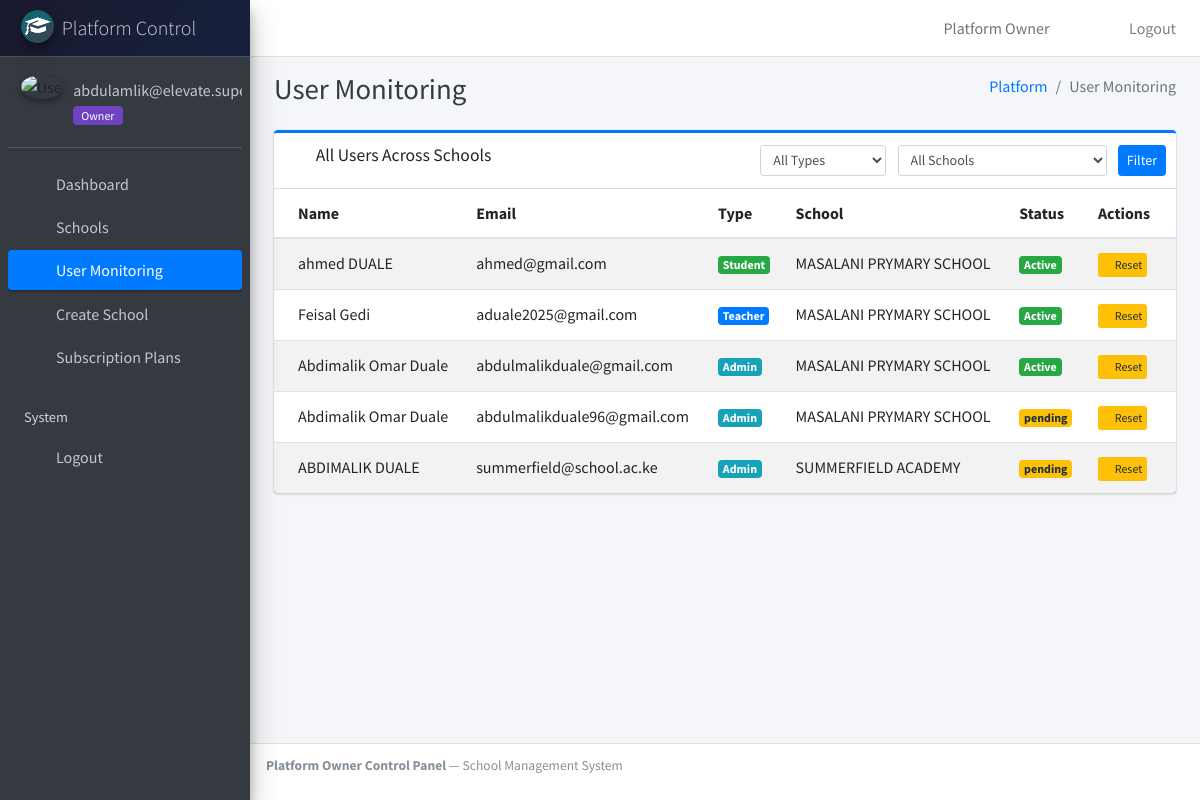
Before: /superadmin/users/ (signed in) with the older database file.
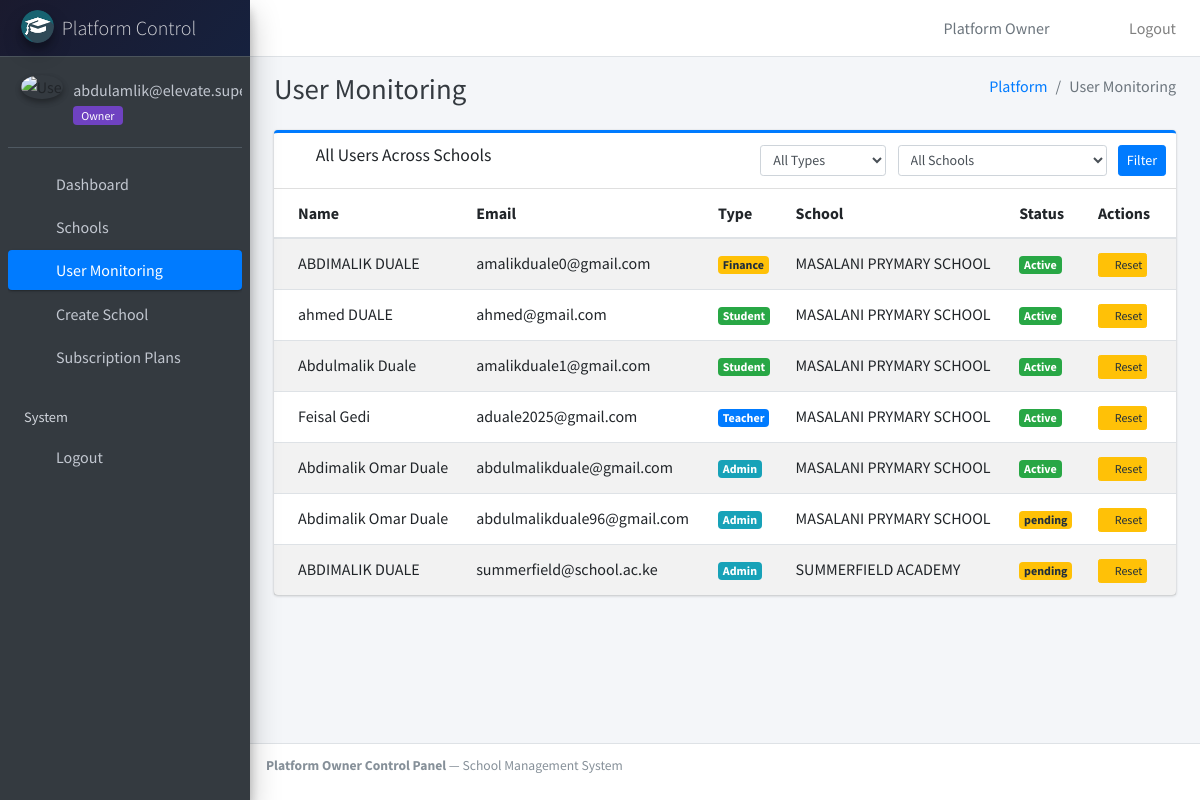
After: the same page with the newer database file.
### main_app/models.py (models this page shows, shortened)
class CustomUser(AbstractUser):
    USER_TYPE = (
        (0, "Super Admin"),  # Platform owner - no school, manages all schools
        (1, "HOD"),          # School Admin
        (2, "Staff"),        # Teacher
        (3, "Student"),
        (4, "Parent"),
        (5, "Finance Officer"),
        (6, "Admission Officer"),
    )
    GENDER = [("M", "Male"), ("F", "Female")]
    username = None  # Removed username, using email instead
    email = models.EmailField(unique=True)
    user_type = models.CharField(default=1, choices=USER_TYPE, max_length=1)
    school = models.ForeignKey(
        School,
        on_delete=models.CASCADE,
        null=True,
        blank=True,
        related_name='users',
        help_text="Null for Super Admin; required for all other roles"
    )
    gender = models.CharField(max_length=1, choices=GENDER)
    profile_pic = models.ImageField(blank=True, null=True)
    address = models.TextField()
    phone_number = models.CharField(max_length=15, blank=True, null=True, help_text="Phone number in format: 254712345678")
    fcm_token = models.TextField(default="")  # For firebase notifications
    email_verified = models.BooleanField(default=True, help_text="False for new school admins until they verify")
    created_at = models.DateTimeField(auto_now_add=True)
    updated_at = models.DateTimeField(auto_now=True)
    USERNAME_FIELD = "email"
    REQUIRED_FIELDS = []
    objects = CustomUserManager()

class School(models.Model):
    STATUS_CHOICES = (
        ('pending', 'Pending Approval'),
        ('approved', 'Approved'),
        ('rejected', 'Rejected'),
        ('suspended', 'Suspended'),
    )
    name = models.CharField(max_length=200)
    code = models.CharField(max_length=20, unique=True, help_text="Unique code e.g., SCH001, used for subdomain")
    email = models.EmailField(blank=True, null=True)
    phone = models.CharField(max_length=20, blank=True, null=True)
    address = models.TextField(blank=True, null=True)
    logo = models.ImageField(upload_to='schools/', blank=True, null=True)
    subscription_plan = models.ForeignKey(
        SubscriptionPlan,
        on_delete=models.SET_NULL,
        null=True,
        blank=True,
        related_name='schools',
        help_text="Plan controls student/teacher limits"
    )
    status = models.CharField(
        max_length=20,
        choices=STATUS_CHOICES,
        default='pending',
        help_text="Only approved schools can access the system"
    )
    is_active = models.BooleanField(default=True)
    created_at = models.DateTimeField(auto_now_add=True)
    updated_at = models.DateTimeField(auto_now=True)
    class Meta:
        ordering = ['name']
        verbose_name = "School"
        verbose_name_plural = "Schools"

### main_app/super_admin_views.py (the view)
    def wrapper(request, *args, **kwargs):
        if not request.user.is_authenticated:
            return redirect('login_page')
        if str(request.user.user_type) != '0' and not request.user.is_superuser:
            return HttpResponseForbidden("Insufficient Permissions - Super Admin only")
        return view_func(request, *args, **kwargs)

### main_app/context_processors.py (called while the page is built)
def notification_context(request):
    if request.user.is_authenticated:
        school = getattr(request, 'school', None)
        qs = Notification.objects.filter(recipient=request.user)
        if school:
            qs = qs.filter(Q(school=school) | Q(school__isnull=True))
        else:
            qs = qs.filter(school__isnull=True)
        notifications = qs.order_by("-created_at")[:10]
        unread_count = qs.filter(is_read=False).count()
        return {
            "notifications": notifications,
            "unread_notifications_count": unread_count,
        }
    return {}

### main_app/super_admin_views.py (called while the page is built)
def super_admin_required(view_func):
    def wrapper(request, *args, **kwargs):
        if not request.user.is_authenticated:
            return redirect('login_page')
        if str(request.user.user_type) != '0' and not request.user.is_superuser:
            return HttpResponseForbidden("Insufficient Permissions - Super Admin only")
        return view_func(request, *args, **kwargs)
    return wrapper

### main_app/templates/super_admin_template/super_admin_user_monitoring.html (shortened to what this page needs)
{% extends 'super_admin_template/super_admin_base.html' %}
{% load static %}
{% block content_title %}User Monitoring{% endblock content_title %}
{% block breadcrumb %}User Monitoring{% endblock breadcrumb %}
{% block content %}
<div class="row">
    <div class="col-12">
        <div class="card card-outline card-primary">
            <div class="card-header">
                <h3 class="card-title"><i class="fas fa-users mr-2"></i>All Users Across Schools</h3>
                <div class="card-tools">
                    <form method="get" class="form-inline d-inline">
                        <select name="type" class="form-control form-control-sm mr-2">
                            <option value="">All Types</option>
                        </select>
                        <select name="school" class="form-control form-control-sm mr-2">
                            <option value="">All Schools</option>
                        </select>
                        <button type="submit" class="btn btn-sm btn-primary">Filter</button>
                    </form>
                </div>
            </div>
            <div class="card-body p-0">
                <table class="table table-hover table-striped">
                    <thead>
                        <tr>
                            <th>Name</th>
                            <th>Email</th>
                            <th>Type</th>
                            <th>School</th>
                            <th>Status</th>
                            <th>Actions</th>
                        </tr>
                    </thead>
                    <tbody>
                        {% for u in users %}
                        <tr>
                            <td>{{ u.get_full_name|default:u.email }}</td>
                            <td>{{ u.email }}</td>
                            <td>
                                {% if u.user_type == '1' %}<span class="badge badge-info">Admin</span>
                                {% elif u.user_type == '2' %}<span class="badge badge-primary">Teacher</span>
                                {% elif u.user_type == '3' %}<span class="badge badge-success">Student</span>
                                {% elif u.user_type == '4' %}<span class="badge badge-secondary">Parent</span>
                                {% elif u.user_type == '5' %}<span class="badge badge-warning">Finance</span>
                                {% else %}<span class="badge badge-light">{{ u.user_type }}</span>{% endif %}
                            </td>
                            <td>{{ u.school.name|default:"—" }}</td>
                            <td>
                                {% if u.school.status == 'approved' %}
                                <span class="badge badge-success">Active</span>
                                {% elif u.school.status == 'suspended' %}
                                <span class="badge badge-danger">Suspended</span>
                                {% else %}
                                <span class="badge badge-warning">{{ u.school.status|default:"—" }}</span>
                                {% endif %}
                            </td>
                            <td>
                                <a href="{% url 'super_admin_reset_password' user_id=u.id %}" class="btn btn-xs btn-warning" title="Reset Password">
                                    <i class="fas fa-key"></i> Reset
                                </a>
                            </td>
                        </tr>
                        {% empty %}
                        <tr>
                            <td colspan="6" class="text-center py-4 text-muted">No users found.</td>
                        </tr>
                        {% endfor %}
                    </tbody>
                </table>
            </div>
        </div>
    </div>
</div>
{% endblock content %}

### main_app/templates/super_admin_template/super_admin_base.html (shortened to what this page needs)
{% load static %}
<!DOCTYPE html>
<html>
<head>
    <link rel="stylesheet" href="{% static 'plugins/fontawesome-free/css/all.min.css' %}">
    <link rel="stylesheet" href="{% static 'plugins/icheck-bootstrap/icheck-bootstrap.min.css' %}">
    <link rel="stylesheet" href="{% static 'dist/css/adminlte.min.css' %}">
    <link rel="stylesheet" href="{% static 'css/responsive.css' %}">
</head>
<body class="hold-transition sidebar-mini layout-fixed">
<div class="wrapper">
    <nav class="main-header navbar navbar-expand navbar-white navbar-light border-bottom">
        <ul class="navbar-nav">
            <li class="nav-item"><a class="nav-link" data-widget="pushmenu" href="#"><i class="fas fa-bars"></i></a></li>
        </ul>
        <ul class="navbar-nav ml-auto">
            <li class="nav-item">
                <span class="nav-link text-muted">
                    <i class="fas fa-crown text-warning"></i> Platform Owner
                </span>
            </li>
            <li class="nav-item">
                <span class="nav-link text-dark">{{ user.first_name }} {{ user.last_name }}</span>
            </li>
            <li class="nav-item">
                <a href="{% url 'user_logout' %}" class="nav-link" onclick="return confirm('Log out?');" title="Logout">
                    <i class="fas fa-power-off"></i> Logout
                </a>
            </li>
        </ul>
    </nav>
    <aside class="main-sidebar sidebar-dark-primary elevation-4">
        <a href="{% url 'super_admin_dashboard' %}" class="brand-link">
            <img src="{% static 'dist/img/cmsl.png' %}" alt="Logo" class="brand-image img-circle elevation-3">
            <span class="brand-text font-weight-light">Platform Control</span>
        </a>
        <div class="sidebar">
            <div class="user-panel mt-3 pb-3 mb-3 d-flex">
                <div class="image">
                    <img src="{{ request.user.profile_pic|default:'/static/dist/img/avatar.png' }}" class="img-circle elevation-2" alt="User">
                </div>
                <div class="info">
                    <a href="#" class="d-block">{{ user.get_full_name|default:user.email }}</a>
                    <span class="platform-owner-badge">Owner</span>
                </div>
            </div>
            <nav class="mt-2">
                <ul class="nav nav-pills nav-sidebar flex-column">
                    <li class="nav-item">
                        <a href="{% url 'super_admin_dashboard' %}" class="nav-link {% if request.resolver_match.url_name == 'super_admin_dashboard' %}active{% endif %}">
                            <i class="nav-icon fas fa-tachometer-alt"></i>
                            <p>Dashboard</p>
                        </a>
                    </li>
                    <li class="nav-item">
                        <a href="{% url 'super_admin_dashboard' %}#schools-table" class="nav-link">
                            <i class="nav-icon fas fa-school"></i>
                            <p>Schools</p>
                        </a>
                    </li>
                    <li class="nav-item">
                        <a href="{% url 'super_admin_user_monitoring' %}" class="nav-link {% if request.resolver_match.url_name == 'super_admin_user_monitoring' %}active{% endif %}">
                            <i class="nav-icon fas fa-users"></i>
                            <p>User Monitoring</p>
                        </a>
                    </li>
                    <li class="nav-item">
                        <a href="{% url 'super_admin_create_school' %}" class="nav-link {% if request.resolver_match.url_name == 'super_admin_create_school' %}active{% endif %}">
                            <i class="nav-icon fas fa-plus-circle"></i>
                            <p>Create School</p>
                        </a>
                    </li>
                    <li class="nav-item">
                        <a href="{% url 'super_admin_manage_plans' %}" class="nav-link ">
                            <i class="nav-icon fas fa-credit-card"></i>
                            <p>Subscription Plans</p>
                        </a>
                    </li>
                    <li class="nav-header">System</li>
                    <li class="nav-item">
                        <a href="{% url 'user_logout' %}" class="nav-link">
                            <i class="nav-icon fas fa-sign-out-alt"></i>
                            <p>Logout</p>
                        </a>
                    </li>
                </ul>
            </nav>
        </div>
    </aside>
    <div class="content-wrapper">
        <div class="content-header">
            <div class="container-fluid">
                <div class="row mb-2">
                    <div class="col-sm-6">
                        <h1 class="m-0 text-dark">{% block content_title %}{{ page_title }}{% endblock %}</h1>
                    </div>
                    <div class="col-sm-6">
                        <ol class="breadcrumb float-sm-right">
                            <li class="breadcrumb-item"><a href="{% url 'super_admin_dashboard' %}">Platform</a></li>
                            <li class="breadcrumb-item active">{% block breadcrumb %}{{ page_title }}{% endblock %}</li>
                        </ol>
                    </div>
                </div>
            </div>
        </div>
        <section class="content">
            <div class="container-fluid">
                {% block content %}{% endblock %}
            </div>
        </section>
    </div>
    <footer class="main-footer">
        <strong>Platform Owner Control Panel</strong> — School Management System
    </footer>
</div>
</body>
</html>

### main_app/static/css/responsive.css (style rules this page uses)
:root { --bp-mobile: 480px; --bp-tablet: 768px; --bp-laptop: 1024px; --bp-desktop: 1025px; --sidebar-width: 250px; --navbar-height: 57px; }
html { overflow-x: hidden; -webkit-text-size-adjust: 100%; }
body { overflow-x: hidden; min-width: 320px; }
.wrapper { overflow-x: hidden; }
.content-wrapper { min-height: calc(100vh - var(--navbar-height)); }
.content-header .row { flex-wrap: wrap; }
.content-header h1, .content-header h2 { word-wrap: break-word; overflow-wrap: break-word; }
.card-body:has(> .table), .card-body:has(> table), .card-body.p-0:has(> table) { overflow-x: auto; -webkit-overflow-scrolling: touch; }
.card-body .table { min-width: 500px; }
.card { margin-bottom: 1rem; }
.main-sidebar { transition: transform 0.3s ease-in-out; }
.navbar-nav .nav-link { padding: 0.5rem 0.75rem; }
.breadcrumb { flex-wrap: wrap; }
.container-fluid { padding-left: 0.75rem; padding-right: 0.75rem; }
@media (min-width: 769px) { .container-fluid { padding-left: 1rem; padding-right: 1rem; } }
.main-footer { font-size: 0.85rem; padding: 0.75rem 1rem; }

### main_app/templates/super_admin_template/super_admin_base.html (style rules this page uses)
.sidebar-dark-primary .nav-sidebar .nav-link.active { background-color: #007bff; }
.brand-link { background: linear-gradient(135deg, #1a1a2e 0%, #16213e 100%) !important; }
.platform-owner-badge { background: #6f42c1; color: white; padding: 2px 8px; border-radius: 4px; font-size: 0.75rem; }

Changed rows visible on the page:
added CustomUser: get_full_name "ABDIMALIK DUALE", email "amalikduale0@gmail.com", user_type "Finance", school.name "MASALANI PRYMARY SCHOOL", shows "Active"
added CustomUser: get_full_name "Abdulmalik Duale", email "amalikduale1@gmail.com", user_type "Student", school.name "MASALANI PRYMARY SCHOOL", shows "Active"
